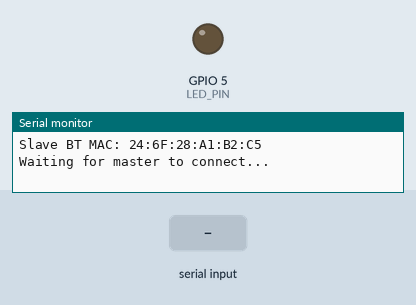
Simulated run of this sketch. Board: ESP32. On the bench: output pins drawn as LEDs (lit = HIGH), the last lines printed to the serial monitor. Inputs (shaded band) come from the test bench. Nothing arrives over Bluetooth unless stated.

Above: at 1.2 s.
1.3 s: "1" received over the second serial link
At 1.7 s:
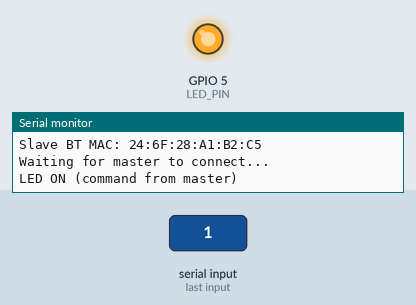
2.8 s: "0" received over the second serial link
At 4.0 s:
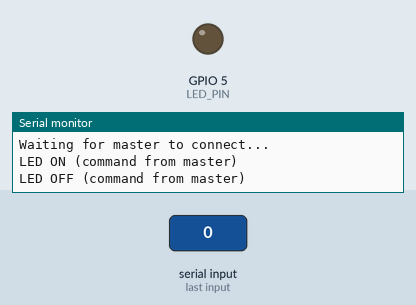
Timing chart, 0 to 5.8 s (numbered marks = the images above; inputs shaded):
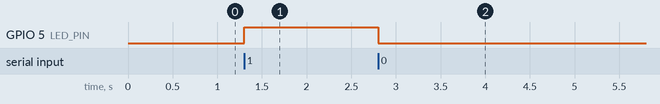

The sketch:

SLAVE.ino
```cpp
// Activity #3
// 3.2 BT Master-Slave: SLAVE (Peripheral)

#include "BluetoothSerial.h"
#include "esp_bt_device.h"

BluetoothSerial SerialBT;
const int LED_PIN = 5;  // D5 - external LED

void setup() {
  Serial.begin(115200);
  SerialBT.begin("ESP32_SLAVE");  // slave device name

  pinMode(LED_PIN, OUTPUT);
  digitalWrite(LED_PIN, LOW);

  const uint8_t* mac = esp_bt_dev_get_address();
  Serial.print("Slave BT MAC: ");
  for (int i = 0; i < 6; i++) {
    Serial.printf("%02X", mac[  i]);
    if (i < 5) Serial.print(":");
  }
  Serial.println("\nWaiting for master to connect...");
}

void loop() {
  if (SerialBT.available() > 0) {
    char c = SerialBT.read();
    if (c == '1') {
      digitalWrite(LED_PIN, HIGH);
      Serial.println("LED ON (command from master)");
    } else if (c == '0') {
      digitalWrite(LED_PIN, LOW);
      Serial.println("LED OFF (command from master)");
    }
  }
}
```

Measured:
- after the input at 1.3 s, GPIO 5 (LED_PIN): LOW → HIGH at once
- after the input at 2.8 s, GPIO 5 (LED_PIN): HIGH → LOW at once
